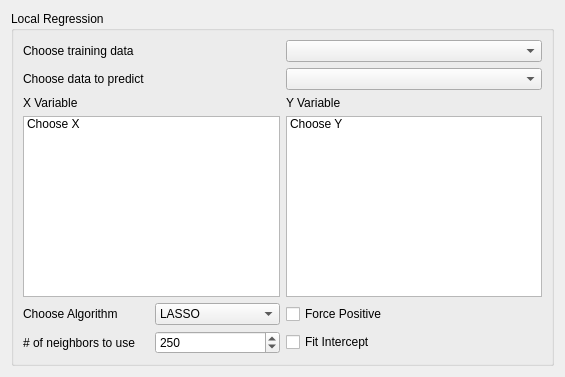
<?xml version="1.0" encoding="UTF-8"?>
<ui version="4.0">
 <class>Form</class>
 <widget class="QWidget" name="Form">
  <property name="geometry">
   <rect>
    <x>0</x>
    <y>0</y>
    <width>565</width>
    <height>377</height>
   </rect>
  </property>
  <property name="windowTitle">
   <string>Form</string>
  </property>
  <layout class="QVBoxLayout" name="verticalLayout_2">
   <item>
    <widget class="QGroupBox" name="groupLayout">
     <property name="title">
      <string>Local Regression</string>
     </property>
     <layout class="QGridLayout" name="gridLayout">
      <item row="1" column="0">
       <widget class="QLabel" name="choosedata_predict_label">
        <property name="text">
         <string>Choose data to predict</string>
        </property>
       </widget>
      </item>
      <item row="1" column="1">
       <widget class="QComboBox" name="choosedata_predict"/>
      </item>
      <item row="2" column="1">
       <widget class="QLabel" name="yVariableLabel">
        <property name="text">
         <string>Y Variable</string>
        </property>
       </widget>
      </item>
      <item row="3" column="0">
       <widget class="QListWidget" name="xVariableList">
        <property name="enabled">
         <bool>true</bool>
        </property>
        <property name="sizePolicy">
         <sizepolicy hsizetype="Expanding" vsizetype="Expanding">
          <horstretch>0</horstretch>
          <verstretch>0</verstretch>
         </sizepolicy>
        </property>
        <item>
         <property name="text">
          <string>Choose X</string>
         </property>
        </item>
       </widget>
      </item>
      <item row="3" column="1">
       <widget class="QListWidget" name="yVariableList">
        <property name="sizePolicy">
         <sizepolicy hsizetype="Expanding" vsizetype="Expanding">
          <horstretch>0</horstretch>
          <verstretch>0</verstretch>
         </sizepolicy>
        </property>
        <property name="sortingEnabled">
         <bool>true</bool>
        </property>
        <item>
         <property name="text">
          <string>Choose Y</string>
         </property>
        </item>
       </widget>
      </item>
      <item row="2" column="0">
       <widget class="QLabel" name="xVariableLabel">
        <property name="text">
         <string>X Variable</string>
        </property>
       </widget>
      </item>
      <item row="7" column="0">
       <layout class="QHBoxLayout" name="horizontalLayout_2">
        <item>
         <widget class="QLabel" name="chooseAlgorithmLabel">
          <property name="text">
           <string>Choose Algorithm</string>
          </property>
         </widget>
        </item>
        <item>
         <widget class="QComboBox" name="chooseAlgorithmComboBox">
          <item>
           <property name="text">
            <string>LASSO</string>
           </property>
          </item>
         </widget>
        </item>
       </layout>
      </item>
      <item row="7" column="1">
       <widget class="QCheckBox" name="forcepositive">
        <property name="text">
         <string>Force Positive</string>
        </property>
       </widget>
      </item>
      <item row="0" column="1">
       <widget class="QComboBox" name="choosedata_train"/>
      </item>
      <item row="0" column="0">
       <widget class="QLabel" name="choosedata_train_label">
        <property name="text">
         <string>Choose training data</string>
        </property>
       </widget>
      </item>
      <item row="8" column="1">
       <widget class="QCheckBox" name="fit_intercept">
        <property name="text">
         <string>Fit Intercept</string>
        </property>
       </widget>
      </item>
      <item row="8" column="0">
       <layout class="QHBoxLayout" name="horizontalLayout">
        <item>
         <widget class="QLabel" name="n_neighbors_label">
          <property name="text">
           <string># of neighbors to use</string>
          </property>
         </widget>
        </item>
        <item>
         <widget class="QSpinBox" name="n_neighbors_spin">
          <property name="maximum">
           <number>999999</number>
          </property>
          <property name="value">
           <number>250</number>
          </property>
         </widget>
        </item>
       </layout>
      </item>
     </layout>
    </widget>
   </item>
  </layout>
 </widget>
 <resources/>
 <connections/>
</ui>
